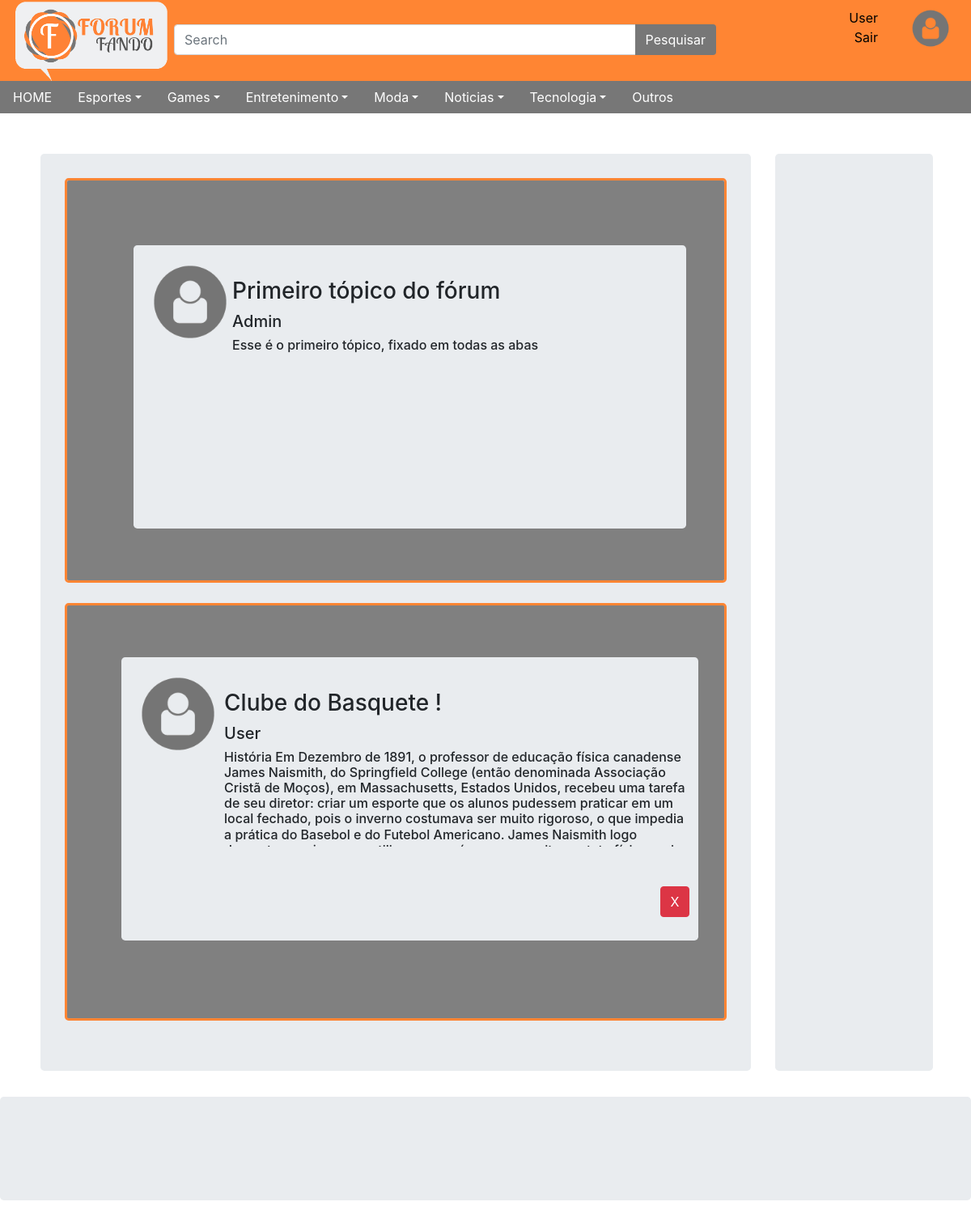
Page /index.php (signed in) on the committed database.
### tables this page shows
create table usuario(
id int auto_increment primary key not null unique,
nome varchar(255),
email varchar(255),
senha varchar(256),
interesses varchar(256),
sexo char (1),
dataNascimento date,
nivel char(1)
);

create table topico(
id int auto_increment primary key not null unique,
titulo varchar(255),
texto varchar(5000),
id_autor int not null,
categoria varchar(255),
fixo char(1),
foreign key(id_autor) 
references usuario(id)
);

### persistencia/TopicoBanco.php (called while the page is built, shortened)
<?php
require_once($_SERVER['DOCUMENT_ROOT'].
	"/modelo/Topico.php");
class TopicoBanco{
	public static function todos(){
		$url = "mysql:host=".Banco::HOST.";dbname=".Banco::BANCO.";port=".Banco::PORTA;
		$banco = new PDO($url,Banco::USUARIO,Banco::SENHA);
		$sql = "select * from topico";
		$acao = $banco->prepare($sql);
		$acao->execute();
		$retorno = array();
		while($obj = $acao->fetchObject()){
			$retorno[] =
			new Topico($obj->titulo,$obj->texto,$obj->categoria,$obj->id_autor,$obj->fixo,$obj->id);
		}
		return $retorno;
	}
	public static function todosfixos(){
		$url = "mysql:host=".Banco::HOST.";dbname=".Banco::BANCO.";port=".Banco::PORTA;
		$banco = new PDO($url,Banco::USUARIO,Banco::SENHA);
		$sql = "select * from topico where fixo = '1';";
		$acao = $banco->prepare($sql);
		$acao->execute();
		$retorno = array();
		while($obj = $acao->fetchObject()){
			$retorno[] =
			new Topico($obj->titulo,$obj->texto,$obj->categoria,$obj->id_autor,$obj->fixo,$obj->id);
		}
		return $retorno;
	}
}
?>

### modelo/Topico.php (called while the page is built, shortened)
<?php
	class Topico{
		public $id;
		public $titulo;
		public $texto;
		public function __construct($titulo, $texto, $categoria, $idAutor,$fixo,$id=-1) {
            $this->id = $id;
            $this->titulo = $titulo;
            $this->texto = $texto;
        }
		public function getId() {
            return $this->id;
        }
        public function getTitulo() {
            return $this->titulo;
        }
        public function getTexto() {
            return $this->texto;
        }
	}
?>

### persistencia/UsuarioBanco.php (called while the page is built, shortened)
<?php
require_once($_SERVER['DOCUMENT_ROOT'].
	"/modelo/Usuario.php");
class UsuarioBanco {
	public static function procurarPorId($id){
		$url = "mysql:host=".Banco::HOST.";dbname=".Banco::BANCO.";port=".Banco::PORTA;
		$banco = new PDO($url,Banco::USUARIO,Banco::SENHA);
		$sql = "select * from usuario where id =:id";
		$paramentros = array(":id"=>$id);
		$acao = $banco->prepare($sql);
		$acao->execute($paramentros);
		if( $obj = $acao->fetchObject()){
            return new Usuario($obj->nome,$obj->email,$obj->senha,$obj->dataNascimento,$obj->sexo,$obj->interesses,$obj->id);
        }
            return Null;
	}
}
?>

### modelo/Usuario.php (called while the page is built, shortened)
<?php
class Usuario{
	public $nome;
	public function __construct($nome,$email,$senha,$dataNascimento,$sexo,$interesses,$nivel,$id=-1){
		$this->nome = $nome;
	}
	public function getNome(){
		return $this->nome;
	}
}
?>

### controle/menu.php (the view, shortened to what this page needs)
<?php
require_once($_SERVER['DOCUMENT_ROOT'].
	"/modelo/Topico.php");
require_once($_SERVER['DOCUMENT_ROOT'].
	"/persistencia/TopicoBanco.php");
require_once($_SERVER['DOCUMENT_ROOT'].
	"/persistencia/UsuarioBanco.php");
$topicos = TopicoBanco::todos();
$categorias = array();
if(isset($_SESSION["categoria"])){
	$categorias[] = ($_SESSION["categoria"]);
}
else if(isset($_SESSION["usuario"])){
	$usuario = unserialize($_SESSION["usuario"]);
	$categorias = explode(";", $usuario->getInteresses());
}
$textoTopicos = array();
for ($i=0; $i<sizeof($topicos); $i++) {
	$topico = $topicos[$i];
	if (sizeof($categorias)==0) {
	}
	else if(!in_array($topico->getCategoria(),$categorias)) {
		continue;
	}
	$titulo = $topico->getTitulo();
	$texto = $topico->getTexto();
	$usuario = UsuarioBanco::procurarPorId($topico->getIdAutor());
	if (isset($_SESSION['usuario'])) {
		$u = unserialize($_SESSION['usuario']);
		$admin = $u->getNivel();
		$editor = $u->getId();
	}
	else{
		$editor = "0";
		$admin = "0";
	}
	if ($admin=="1") {
		$textoTopicos [] =' <div class="container-fluid" style="padding-left: 50px">
		<div class=" jumbotron" style="height: 350px; padding: 0px;">
		<div class="row" style="padding: 20px;">
		<div class="col-md-2">
		<img src="icons/user.png" width="100px" align="center">
		</div>
		<div class="col-10" style="padding: 20px;">
		<div class="row"><h3>'.$titulo.'</h3></div>
		<div class="row" ><h5>'.$usuario->getNome().'</h5></div>
		<div class="row scrollbar scrollbar-primary" style="height: 120px;overflow-y: scroll;"><h6>'. $texto .'</h6></div>
		<div class="row" style=" float: right; margin-top: 24px;">
		<button class="btn btn-warning" style="color: black;"><a href="controle/fixarTopico.php?id='.$topico->getId().'" style="color:white;"><img src="icons/taxar.png" height="17px"></a></button>
		<button class="btn btn-danger" style="color: black;"><a href="controle/excluirTopico.php?id='.$topico->getId().'" style="color:white;">X</a></button>
		</div>
		</div>
		</div>
		</div>
		</div>';
	}
	elseif($topico->getIdAutor() == $editor) {
		$textoTopicos [] =' <div class="container-fluid" style="padding-left: 50px">
		<div class=" jumbotron" style="height: 350px; padding: 0px;">
		<div class="row" style="padding: 20px;">
		<div class="col-md-2">
		<img src="icons/user.png" width="100px" align="center">
		</div>
		<div class="col-10" style="padding: 20px;">
		<div class="row"><h3>'.$titulo.'</h3></div>
		<div class="row" ><h5>'.$usuario->getNome().'</h5></div>
		<div class="row scrollbar scrollbar-primary" style="height: 120px;overflow-y: scroll;"><h6>'. $texto .'</h6></div>
		<div class="row" style=" float: right; margin-top: 24px;">
		<button class="btn btn-danger" style="color: black;"><a href="controle/excluirTopico.php?id='.$topico->getId().'" style="color:white;">X</a></button>
		</div>
		</div>
		</div>
		</div>
		</div>';
	}
}
	?>

### visao/header.php (shortened to what this page needs)
<div class="container-fluid" id="header" >
   <div class="row" id="headerrowa">
     <div class="col-2" id="logo">
       <img src="../icons/F.png" height="100px">
     </div>
     <div class="col-7" style="padding-top: 30px;">
       <form action="controle/pesquisar.php" method="post">
         <div class="input-group mb-3">
         <input type="text" class="form-control" placeholder="Search" name="titulo" id="titulo">
         <div class="input-group-append">
           <button type="submit" class="btn btn-search" style="color: white;">
             Pesquisar
           </button>
         </div>
       </div>
       </form>
     </div>
     <div class="col-2">
       <div>
         <?php
           if(isset($_SESSION["usuario"])){
             $usuario = unserialize($_SESSION["usuario"]);
               ?>
               <p style="text-align: right; color: black; margin-top: 10px;"><?=$usuario->getNome()?><br>
               <a href="controle/sair.php" style="color: black;">Sair</a></p>
           <?php
           }
           else{
         	   include("visao/login.php");
         	   include("visao/cadastro.php");
           }
          ?>
       </div>
     </div>
     <div class="col-1" style="margin-top: 10px">
         <a href="#" ><img src="icons/user.png" class="rounded" height="50"></a>
     </div>
   </div>
   <div class="row jumbotron-fluid" id="containernav">
     <ul class="nav nav-pills nav-justified" id="navbar">
       <li class="nav-item">
         <a class="nav-link" href="controle/indexMenu.php">HOME</a>
       </li>
       <li class="nav-item dropdown">
         <a class="nav-link dropdown-toggle" data-toggle="dropdown" href="#">Esportes</a>
       </li>
       <li class="nav-item dropdown">
         <a class="nav-link dropdown-toggle" data-toggle="dropdown" href="#">Games</a>
       </li>
       <li class="nav-item dropdown">
         <a class="nav-link dropdown-toggle" data-toggle="dropdown" href="#">Entretenimento</a>
       </li>
       <li class="nav-item dropdown">
         <a class="nav-link dropdown-toggle" data-toggle="dropdown" href="#">Moda</a>
       </li>
       <li class="nav-item dropdown">
         <a class="nav-link dropdown-toggle" data-toggle="dropdown" href="#">Noticias</a>
       </li>
       <li class="nav-item dropdown">
         <a class="nav-link dropdown-toggle" data-toggle="dropdown" href="#">Tecnologia</a>
       </li>
       <li class="nav-item">
         <a class="nav-link" href="#"> Outros </a>
       </li>
     </ul>
   </div>
 </div>

### visao/topicosFixados.php
<div class="jumbotron scrollbar scrollbar-primary" style="background-color: gray; height: 500px;border-style:solid; border-color: #ff8533;  overflow-y: scroll;">
	<?php
	$topicos = TopicoBanco::todosfixos();
	$textoTopicos = array();
	if (sizeof($topicos)==0) {
	}
	else{
	for ($i=0; $i<sizeof($topicos); $i++) {
		$topico = $topicos[$i];
		$titulo = $topico->getTitulo();
		$texto = $topico->getTexto();
		$usuario = UsuarioBanco::procurarPorId($topico->getIdAutor());
		if (isset($_SESSION['usuario'])) {
		$u = unserialize($_SESSION['usuario']);
		$logado = $u->getNivel();
	}
	else{
		$logado = "0";
	}
		if ($logado =="1") {
			$textoTopicos [] =' <div class="container-fluid" style="padding-left: 50px">
			<div class=" jumbotron" style="height: 350px; padding: 0px;">
			<div class="row" style="padding: 20px;">
			<div class="col-md-2">
			<img src="icons/user.png" width="100px" align="center">
			</div>
			<div class="col-10" style="padding: 20px;">
			<div class="row"><h3>'.$titulo.'</h3></div>
			<div class="row" ><h5>'.$usuario->getNome().'</h5></div>
			<div class="row scrollbar scrollbar-primary" style="height: 120px;overflow-y: scroll;"><h6>'. $texto .'</h6></div>
			<div class="row" style=" float: right; margin-top: 24px;">
			<button class="btn btn-warning" style="color: black;"><a href="controle/tirarTopicoFixo.php?id='.$topico->getId().'" style="color:white;"><img src="icons/taxar.png" height="17px"></a></button>
			<button class="btn btn-danger" style="color: black;"><a href="controle/excluirTopico.php?id='.$topico->getId().'" style="color:white;">X</a></button>
			</div>
			</div>
			</div>
			</div>
			</div>';
		}
		else{
			$textoTopicos [] =' <div class="container-fluid" style="padding-left: 50px">
			<div class=" jumbotron" style="height: 350px; padding: 0px;">
			<div class="row" style="padding: 20px;">
			<div class="col-md-2">
			<img src="icons/user.png" width="100px" align="center">
			</div>
			<div class="col-10" style="padding: 20px;">
			<div class="row"><h3>'.$titulo.'</h3></div>
			<div class="row" ><h5>'.$usuario->getNome().'</h5></div>
			<div class="row scrollbar scrollbar-primary" style="height: 120px;overflow-y: scroll;"><h6>'. $texto .'</h6></div>
			<div class="row" style=" float: right; margin-top: 24px;">
			</div>
			</div>
			</div>
			</div>
			</div>';
			}
		}}?>
	<?php
	for ($i=0; $i < sizeof($textoTopicos); $i++) {
				?>
				<p><?=$textoTopicos[$i]?></p>
	<?php } 	?>
</div>

### visao/menu.php (shortened to what this page needs)
<div class="jumbotron " style="background-color: gray;border-style:solid; border-color: #ff8533;">
	<div class="row">
		<?php
		if(isset($_SESSION['textoTopicos'])){
			$topicos = unserialize($_SESSION['textoTopicos']);
			for ($i=0; $i < sizeof($topicos); $i++) {
				?>
				<p><?=$topicos[$i]?></p>
			<?php } }	?>
	</div>
</div>

### auxiliares/style.php (style rules this page uses)
.nav-item, .nav-link, .nav-pills, #containernav, .col-12 { color: #ffffff; background-color: #777777; }
#header { width: 100%; background-color: #ff8533; }
#headerrowa { color: white; text-align: center; height: 100px; }
#logo { align-items: center; }
.btn-search { background-image: url("icons/search.png"); background-color: #777777; }
.scrollbar { overflow-y: scroll; margin-bottom: 25px; }

### rows in the picture
usuario: nome "User"
topico: titulo "Primeiro tópico do fórum", texto "Esse é o primeiro tópico, fixado em todas as abas"
usuario: nome "Admin"
topico: titulo "Clube do Basquete !", texto "História Em Dezembro de 1891, o professor de educação física canadense James Naismith, do Springfield College (então denominada Associação Cristã de Moços), em Massachusetts, Estados Unidos, recebeu uma tarefa de seu diretor: criar um esporte que os alunos pudessem praticar em um local fechado, pois o inverno costumava ser muito rigoroso, o que impedia a prática do Basebol e do Futebol Americano. James Naismith logo…"
